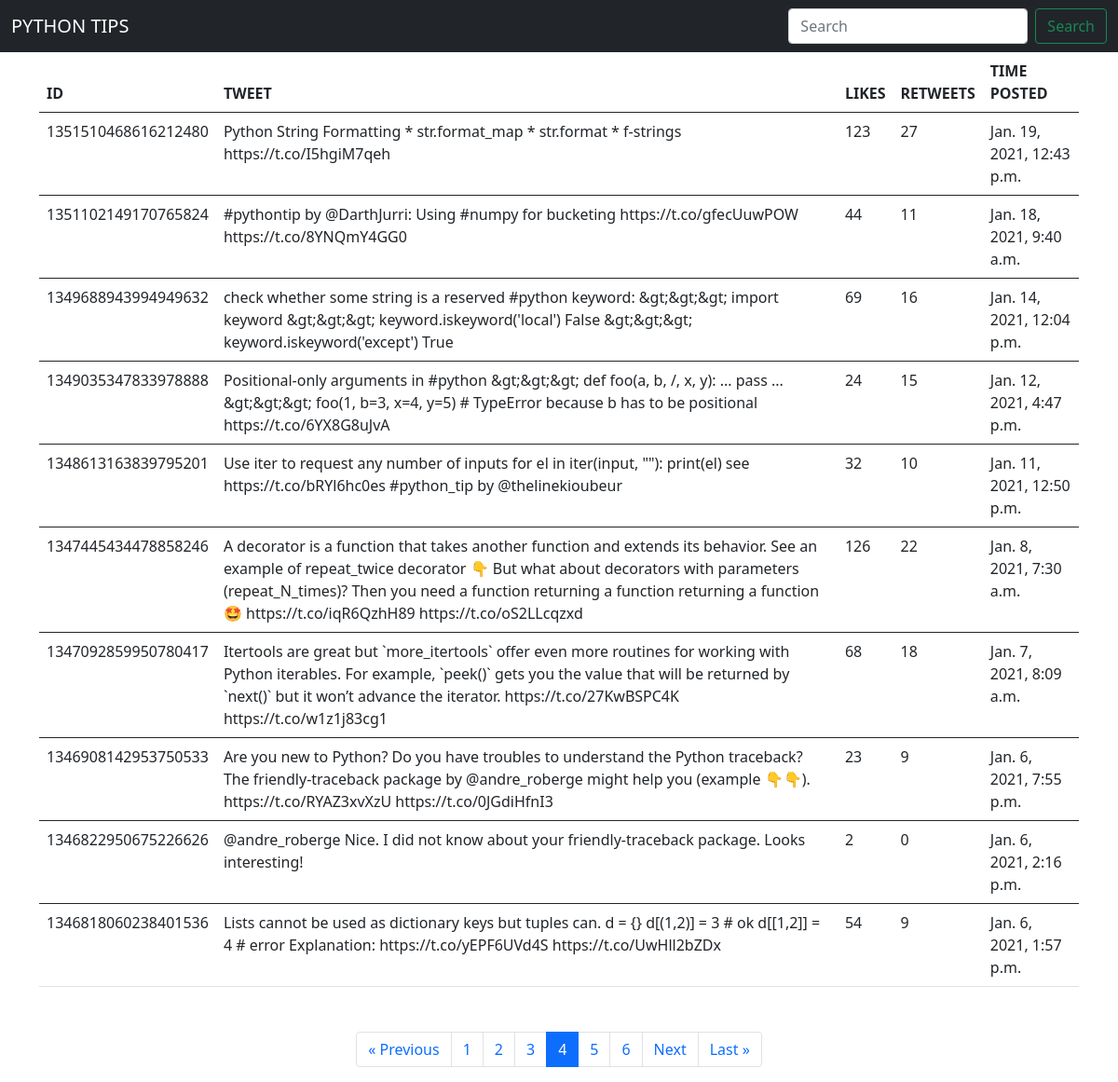
/?page=4, run on the app's committed database.
### pyTip/models.py (models this page shows, shortened)
class PyTip(models.Model):
    tweet_id = models.CharField(max_length=500, null=True, blank=True)
    timestamp = models.DateTimeField(null=True, blank=True)
    tweet_text = models.CharField(max_length=500, null=True, blank=True)
    tweet_link = models.CharField(max_length=500, null=True, blank=True)
    external_url = models.CharField(max_length=5000, null=True, blank=True)
    posted_by = models.CharField(max_length=200, null=True, blank=True)
    like = models.IntegerField(null=True, blank=True)
    retweet = models.IntegerField(null=True, blank=True)

### pyTip/views.py (the view)
# urls.py: path('', views.tweet_list, name='home'),
def tweet_list(request):
    if 'q' in request.GET:
        q = request.GET['q']
        tweets = PyTip.objects.filter(
            tweet_text__icontains=q).order_by('-timestamp')
        page = request.GET.get('page', 1)
        paginator = Paginator(tweets, 10)
    else:
        tweets = PyTip.objects.order_by('-timestamp')
        page = request.GET.get('page', 1)
        paginator = Paginator(tweets, 10)
    try:
        tweets = paginator.page(page)
    except PageNotAnInteger:
        tweets = paginator.page(1)
    except EmptyPage:
        tweets = paginator.page(paginator.num_pages)
    index = tweets.number - 1
    max_page_num = len(paginator.page_range)
    start_page_num = index - 3 if index >= 3 else 0
    end_page_num = index + 3 if index <= max_page_num - 3 else max_page_num
    page_range = list(paginator.page_range)[start_page_num:end_page_num]
    return render(request, 'pyTip/home.html', {'tweets': tweets, 'page_range': page_range})

### pyTip/templates/pyTip/home.html (shortened to what this page needs)
<!DOCTYPE html>
<html lang="en">
<head>
    <link href="https://cdn.jsdelivr.net/npm/bootstrap@5.0.0-beta2/dist/css/bootstrap.min.css" rel="stylesheet"
>
</head>
<body>
    <nav class="navbar navbar-dark bg-dark">
        <div class="container-fluid">
            <a class="navbar-brand">PYTHON TIPS</a>
            <form class="d-flex">
                <input class="form-control me-2" type="search" name="q" placeholder="Search" aria-label="Search">
                <button class="btn btn-outline-success" type="submit">Search</button>
            </form>
        </div>
    </nav>
    <div class="container">
        <table class="table">
            <thead>
                <tr>
                    <th scope="col">ID</th>
                    <th scope="col">TWEET</th>
                    <th scope="col"> LIKES </th>
                    <th scope="col"> RETWEETS </th>
                    <th scope="col"> TIME POSTED </th>
                </tr>
            </thead>
            {% for tweet in tweets %}
            <tbody>
                <tr>
                    <td>{{tweet.tweet_id}}</td>
                    <td>{{tweet.tweet_text}}</td>
                    <td> {{tweet.like}}</td>
                    <td> {{tweet.retweet}} </td>
                    <td> {{tweet.timestamp}} </td>
                </tr>
            </tbody>
            {% endfor %}
        </table>
        <div class="d-flex flex-column m-auto pagination mt-5">
            <nav aria-label="Page navigation">
                <ul class="pagination pg-grey justify-content-center">
                    {% if tweets.has_previous %}
                    <li class="page-item">
                        <a class="page-link"
                            href="?{% if query %}q={{query}}&{% endif %}page={{ tweets.previous_page_number }}">&laquo;
                            Previous</a>
                    </li>
                    {% endif %}
                    {% for i in page_range %}
                    {% if tweets.number == i %}
                    <li class="page-item active"><a class="page-link">{{ i }}</a></li>
                    {% else %}
                    <li class="page-item"><a class="page-link"
                            href="?{% if query %}q={{query}}&{% endif %}page={{ i }}">{{ i }}</a></li>
                    {% endif %}
                    {% endfor %}
                    {% if tweets.has_next %}
                    <li class="page-item">
                        <a class="page-link"
                            href="?{% if query %}q={{query}}&{% endif %}page={{ tweets.next_page_number }}">Next</a>
                    </li>
                    <li class="page-item">
                        <a class="page-link"
                            href="?{% if query %}q={{query}}&{% endif %}page={{ tweets.paginator.num_pages }}">Last
                            &raquo;</a>
                    </li>
                    {% endif %}
                </ul>
            </nav>
        </div>
    </div>
</body>
</html>

### data on the page
PyTip: tweet_id "1351510468616212480", tweet_text "Python String Formatting * str.format_map * str.format * f-strings https://t.co/I5hgiM7qeh", like "123", retweet "27", timestamp "Jan. 19, 2021, 12:43 p.m."
PyTip: tweet_id "1351102149170765824", tweet_text "#pythontip by @DarthJurri: Using #numpy for bucketing https://t.co/gfecUuwPOW https://t.co/8YNQmY4GG0", like "44", retweet "11", timestamp "Jan. 18, 2021, 9:40 a.m."
PyTip: tweet_id "1349688943994949632", tweet_text "check whether some string is a reserved #python keyword: &gt;&gt;&gt; import keyword &gt;&gt;&gt; keyword.iskeyword('local') False &gt;&gt;&gt; keyword.iskeyword('except') True", like "69", retweet "16", timestamp "Jan. 14, 2021, 12:04 p.m."
PyTip: tweet_id "1349035347833978888", tweet_text "Positional-only arguments in #python &gt;&gt;&gt; def foo(a, b, /, x, y): ... pass ... &gt;&gt;&gt; foo(1, b=3, x=4, y=5) # TypeError because b has to be positional https://t.co/6YX8G8uJvA", like "24", retweet "15", timestamp "Jan. 12, 2021, 4:47 p.m."
PyTip: tweet_id "1348613163839795201", tweet_text "Use iter to request any number of inputs for el in iter(input, \"\"): print(el) see https://t.co/bRYl6hc0es #python_tip by @thelinekioubeur", like "32", retweet "10", timestamp "Jan. 11, 2021, 12:50 p.m."
PyTip: tweet_id "1347445434478858246", tweet_text "A decorator is a function that takes another function and extends its behavior. See an example of repeat_twice decorator 👇 But what about decorators with parameters (repeat_N_times)? Then you need a function returning a function returning a function 🤩 https://t.co/iqR6QzhH89 https://t.co/oS2LLcqzxd", like "126", retweet "22", timestamp "Jan. 8, 2021, 7:30 a.m."
PyTip: tweet_id "1347092859950780417", tweet_text "Itertools are great but `more_itertools` offer even more routines for working with Python iterables. For example, `peek()` gets you the value that will be returned by `next()` but it won’t advance the iterator. https://t.co/27KwBSPC4K https://t.co/w1z1j83cg1", like "68", retweet "18", timestamp "Jan. 7, 2021, 8:09 a.m."
PyTip: tweet_id "1346908142953750533", tweet_text "Are you new to Python? Do you have troubles to understand the Python traceback? The friendly-traceback package by @andre_roberge might help you (example 👇👇). https://t.co/RYAZ3xvXzU https://t.co/0JGdiHfnI3", like "23", retweet "9", timestamp "Jan. 6, 2021, 7:55 p.m."
PyTip: tweet_id "1346822950675226626", tweet_text "@andre_roberge Nice. I did not know about your friendly-traceback package. Looks interesting!", like "2", retweet "0", timestamp "Jan. 6, 2021, 2:16 p.m."
PyTip: tweet_id "1346818060238401536", tweet_text "Lists cannot be used as dictionary keys but tuples can. d = {} d[(1,2)] = 3 # ok d[[1,2]] = 4 # error Explanation: https://t.co/yEPF6UVd4S https://t.co/UwHll2bZDx", like "54", retweet "9", timestamp "Jan. 6, 2021, 1:57 p.m."

### other printed values
{{ i }} "1" "2" "3" "5" "6"
{{ i }} "4"
